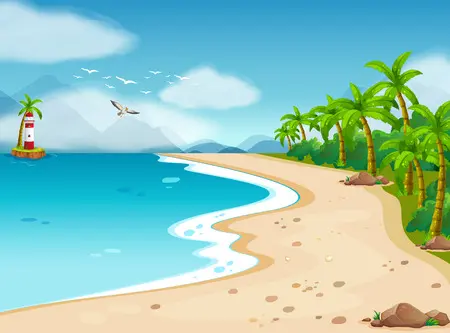
#> input picture kmeans.jpg, 450 x 333 px
$ python Kmeans_ImageSegmentation.py
#> lines starting #> are read from the running program, lines starting #| are printed output that depends on the picture
import cv2
import matplotlib as plt
import numpy as np

Image=cv2.imread('kmeans.jpg')
#> Image is the input picture: shape (333, 450, 3); mean B, G, R 188.2, 199.7, 148.6
Rgb_Image=cv2.cvtColor(Image,cv2.COLOR_BGR2RGB)
reshaped_Image=Rgb_Image.reshape((-1,3))

Float_Image=np.float32(reshaped_Image)


criteria = (cv2.TERM_CRITERIA_EPS + cv2.TERM_CRITERIA_MAX_ITER, 10, 1.0)
K = 4
attempts=10

ret,label,center=cv2.kmeans(Float_Image,K,None,criteria,attempts,cv2.KMEANS_PP_CENTERS)
#> ret = 251386732.3; center = [[67.24, 181.2, 210.5], [240.6, 216.4, 177.7], [101.3, 144.5, 30.75], [183.7, 230.9, 239.2]]
center = np.uint8(center)
#> center = [[67, 181, 210], [240, 216, 177], [101, 144, 30], [183, 230, 239]]
res = center[label.flatten()]
result_image = res.reshape((Image.shape))
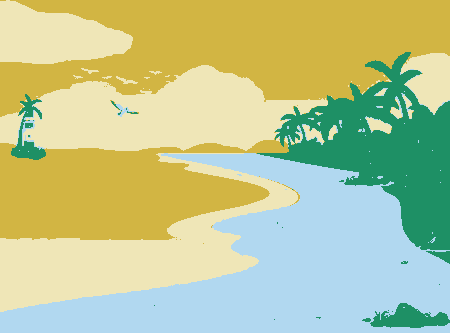
#> result_image: shape (333, 450, 3); mean B, G, R 148.1, 199.2, 187.7

cv2.imshow("original_Image",Image)
cv2.imshow("OutPut_Image",result_image)
cv2.waitKey(0)
cv2.destroyAllWindows()
